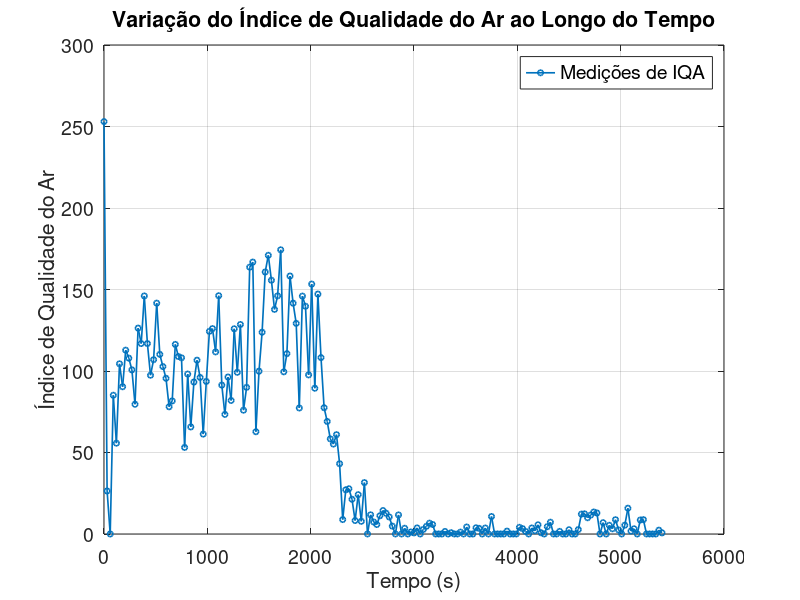

Reproduce this figure in MATLAB.
% Script para plotar Índice de Qualidade do Ar
% x = número da amostra (intervalo de 30 s)
% y = valor do índice de qualidade do ar

% --- 1) Cole aqui a string com todos os pares (pode usar a tua linha original) ---
data_str = [...
    '( 0 , 253.02 )( 1 , 26.39 )( 2 , 0.03 )( 3 , 85.13 )( 4 , 55.73 )' ...
    '( 5 , 104.41 )( 6 , 90.34 )( 7 , 112.78 )( 8 , 107.89 )( 9 , 100.71 )' ...
    '( 10 , 79.61 )( 11 , 126.30 )( 12 , 116.85 )( 13 , 146.04 )( 14 , 116.84 )' ...
    '( 15 , 97.42 )( 16 , 106.92 )( 17 , 141.63 )( 18 , 110.21 )( 19 , 102.72 )' ...
    '( 20 , 95.53 )( 21 , 78.06 )( 22 , 81.64 )( 23 , 116.32 )( 24 , 108.89 )' ...
    '( 25 , 108.08 )( 26 , 53.12 )( 27 , 98.12 )( 28 , 65.69 )( 29 , 93.22 )' ...
    '( 30 , 106.61 )( 31 , 96.05 )( 32 , 61.30 )( 33 , 93.60 )( 34 , 124.33 )' ...
    '( 35 , 126.01 )( 36 , 111.72 )( 37 , 146.18 )( 38 , 91.35 )( 39 , 73.38 )' ...
    '( 40 , 96.29 )( 41 , 81.93 )( 42 , 125.90 )( 43 , 99.20 )( 44 , 128.54 )' ...
    '( 45 , 75.97 )( 46 , 89.98 )( 47 , 163.70 )( 48 , 166.81 )( 49 , 62.76 )' ...
    '( 50 , 99.87 )( 51 , 123.78 )( 52 , 160.74 )( 53 , 170.98 )( 54 , 155.70 )' ...
    '( 55 , 137.81 )( 56 , 146.09 )( 57 , 174.35 )( 58 , 99.51 )( 59 , 110.66 )' ...
    '( 60 , 158.25 )( 61 , 141.60 )( 62 , 129.22 )( 63 , 77.31 )( 64 , 145.96 )' ...
    '( 65 , 139.74 )( 66 , 97.61 )( 67 , 153.33 )( 68 , 89.43 )( 69 , 147.18 )' ...
    '( 70 , 108.23 )( 71 , 77.49 )( 72 , 69.04 )( 73 , 58.35 )( 74 , 55.17 )' ...
    '( 75 , 60.93 )( 76 , 43.11 )( 77 , 8.86 )( 78 , 27.12 )( 79 , 27.75 )' ...
    '( 80 , 21.30 )( 81 , 8.28 )( 82 , 24.13 )( 83 , 7.79 )( 84 , 31.54 )' ...
    '( 85 , 0.03 )( 86 , 11.76 )( 87 , 7.38 )( 88 , 5.83 )( 89 , 11.20 )' ...
    '( 90 , 14.40 )( 91 , 12.72 )( 92 , 10.46 )( 93 , 4.84 )( 94 , 0.03 )' ...
    '( 95 , 11.70 )( 96 , 0.03 )( 97 , 3.52 )( 98 , 0.03 )( 99 , 1.23 )' ...
    '( 100 , 0.70 )( 101 , 3.71 )( 102 , 0.03 )( 103 , 2.78 )( 104 , 4.71 )' ...
    '( 105 , 6.66 )( 106 , 5.84 )( 107 , 0.03 )( 108 , 0.03 )( 109 , 0.03 )' ...
    '( 110 , 1.56 )( 111 , 0.03 )( 112 , 0.80 )( 113 , 0.03 )( 114 , 0.03 )' ...
    '( 115 , 1.17 )( 116 , 0.03 )( 117 , 4.29 )( 118 , 0.03 )( 119 , 0.03 )' ...
    '( 120 , 3.80 )( 121 , 3.46 )( 122 , 0.03 )( 123 , 3.67 )( 124 , 0.03 )' ...
    '( 125 , 10.74 )( 126 , 0.03 )( 127 , 0.03 )( 128 , 0.03 )( 129 , 0.03 )' ...
    '( 130 , 1.74 )( 131 , 0.03 )( 132 , 0.03 )( 133 , 0.03 )( 134 , 4.10 )' ...
    '( 135 , 3.30 )( 136 , 1.58 )( 137 , 0.03 )( 138 , 3.68 )( 139 , 2.00 )' ...
    '( 140 , 5.63 )( 141 , 0.77 )( 142 , 0.03 )( 143 , 4.49 )( 144 , 7.24 )' ...
    '( 145 , 0.03 )( 146 , 0.03 )( 147 , 1.60 )( 148 , 0.03 )( 149 , 0.03 )' ...
    '( 150 , 2.61 )( 151 , 0.03 )( 152 , 0.03 )( 153 , 2.72 )( 154 , 12.20 )' ...
    '( 155 , 12.38 )( 156 , 9.97 )( 157 , 11.62 )( 158 , 13.48 )( 159 , 12.90 )' ...
    '( 160 , 0.03 )( 161 , 6.95 )( 162 , 0.03 )( 163 , 5.34 )( 164 , 3.20 )' ...
    '( 165 , 8.76 )( 166 , 2.49 )( 167 , 0.03 )( 168 , 5.40 )( 169 , 15.81 )' ...
    '( 170 , 1.80 )( 171 , 3.18 )( 172 , 0.03 )( 173 , 8.59 )( 174 , 8.80 )' ...
    '( 175 , 0.03 )( 176 , 0.03 )( 177 , 0.03 )( 178 , 0.03 )( 179 , 2.33 )' ...
    '( 180 , 0.72 )' ];

% --- 2) Extrai as coordenadas x e y usando expressão regular ---
tokens = regexp(data_str, '\(\s*(\d+)\s*,\s*([\d\.]+)\s*\)', 'tokens');
x = cellfun(@(c) str2double(c{1}), tokens);  % nº amostras
y = cellfun(@(c) str2double(c{2}), tokens);  % índice de qualidade do ar

% --- 3) Converte nº de amostra em tempo (segundos) ---
t = x * 30;  % cada amostra a cada 30 s

% --- 4) Plota o gráfico ---
% — depois de calcualar t e y e antes do plot
figure;
plot(t, y, '-o', 'LineWidth', 1.2, 'MarkerSize', 4);
grid on;

% Definir fontes maiores
fs_title  = 18;   % tamanho do título
fs_label  = 16;   % tamanho dos eixos
fs_axis   = 14;   % tamanho dos números dos eixos
fs_leg    = 14;   % tamanho da legenda

% Título e rótulos
title('Variação do Índice de Qualidade do Ar ao Longo do Tempo', ...
      'FontSize', fs_title, 'FontWeight', 'bold');
xlabel('Tempo (s)', 'FontSize', fs_label);
ylabel('Índice de Qualidade do Ar', 'FontSize', fs_label);

% Ajustar tamanho dos números dos eixos
set(gca, 'FontSize', fs_axis);

% Adicionar legenda (se quiser)
legend('Medições de IQA', 'FontSize', fs_leg, 'Location', 'best');